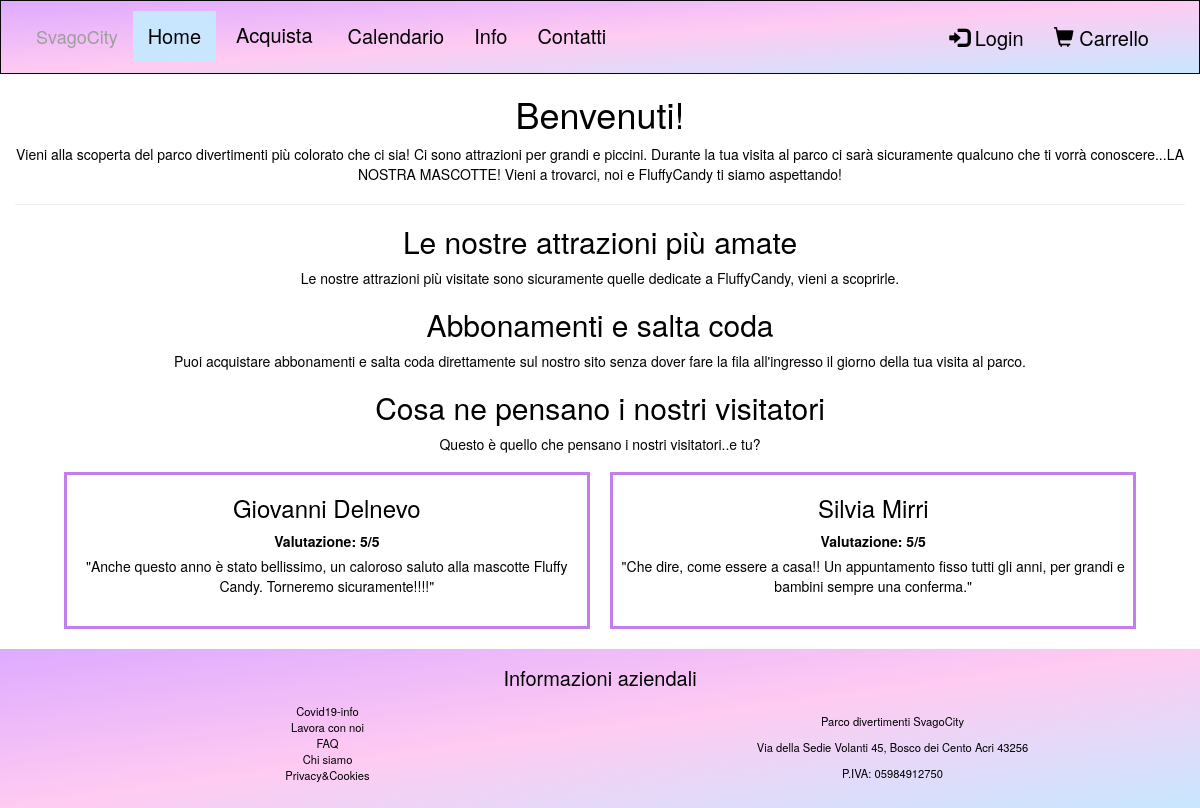
The app's page /home.php with its own data.
### tables this page shows
CREATE TABLE `cliente` (
  `idCliente` int(100) NOT NULL,
  `nomeCliente` varchar(100) NOT NULL,
  `cognomeCliente` varchar(100) NOT NULL,
  `emailCliente` varchar(100) NOT NULL,
  `passwordCliente` varchar(100) NOT NULL,
  `dataNascitaCliente` date NOT NULL,
  `indirizzoCliente` varchar(200) NOT NULL
);

CREATE TABLE `recensione` (
  `idRecensione` int(100) NOT NULL,
  `codiceCliente` int(100) NOT NULL,
  `testoRecensione` varchar(200) NOT NULL,
  `valutazione` int(5) NOT NULL
);

### home.php (called while the page is built, shortened)
<?php
    require_once("bootstrap.php");
    $templateParams["recensione"] = $dbh->getReviews(2);
    $templateParams["nome"] = "page-home.php";
    require 'template/base.php';
?>

### db/database.php (called while the page is built, shortened)
<?php
class DatabaseHelper{
    private $db;
    public function __construct($servername, $username, $password, $dbname, $port){
        $this->db = new mysqli($servername, $username, $password, $dbname, $port);
    }
    public function getReviews($n=-1){
        $query = "SELECT *
         FROM recensione ORDER BY RAND()";
        if($n > 0){
            $query .= " LIMIT ?";
        }
        $stmt = $this->db->prepare($query);
        if($n > 0){
            $stmt->bind_param('i',$n);
        }
        $stmt->execute();
        $result = $stmt->get_result();
        return $result->fetch_all(MYSQLI_ASSOC);
    }
    public function getClientById($idCliente){
        $stmt = $this->db->prepare("SELECT nomeCliente, cognomeCliente
        FROM cliente WHERE idCliente=?");
        $stmt->bind_param('i',$idCliente);
        $stmt->execute();
        $result = $stmt->get_result();
        return $result->fetch_all(MYSQLI_ASSOC);
    }
}
?>

### bootstrap.php (called while the page is built, shortened)
<?php
    require_once("db/database.php");
    $dbh = new DatabaseHelper("localhost", "root", "", "svagocity", 3306);
    require_once("utils/functions.php")
?>

### template/page-home.php (the view)
<div class="container-fluid text-center">
      <div class=" text-center">
        <h1>Benvenuti!</h1>
        <p>Vieni alla scoperta del parco divertimenti più colorato che ci sia! Ci sono attrazioni per grandi e piccini. Durante la tua visita al parco ci sarà sicuramente qualcuno che ti vorrà conoscere...LA NOSTRA MASCOTTE! Vieni a trovarci, noi e FluffyCandy ti siamo aspettando!</p>
        <hr>
        <h2>Le nostre attrazioni più amate</h2>
        <p>Le nostre attrazioni più visitate sono sicuramente quelle dedicate a FluffyCandy, vieni a scoprirle.</p>
        <h2>Abbonamenti e salta coda</h2>
        <p>Puoi acquistare abbonamenti e salta coda direttamente sul nostro sito senza dover fare la fila all'ingresso il giorno della tua visita al parco.</p>
        <h2>Cosa ne pensano i nostri visitatori</h2>
        <p>Questo è quello che pensano i nostri visitatori..e tu?</p>
        <?php foreach($templateParams["recensione"] as $review):
        $idCliente = $review["codiceCliente"];
        $templateParams["cliente"] = $dbh->getClientById($idCliente);
       foreach($templateParams["cliente"] as $cliente):?>
       <div style="border: 3px solid; border-color: #c27feb; margin: 8px; margin-bottom:20px; padding-bottom: 20px; width:45%; display:inline-block;">
       <h3><?php echo $cliente["nomeCliente"]." ".$cliente["cognomeCliente"] ;
        endforeach; ?></h3>
        <article>
            <label>Valutazione: <?php echo $review["valutazione"]; ?>/5</label>
            <p>"<?php echo $review["testoRecensione"];?>"</p>
        </article>
        </div>
        <?php endforeach; ?>
     </div>
 </div>

### css/style.css (style rules this page uses)
* { color:black; }

### records on screen
recensione: valutazione "5", testoRecensione "Anche questo anno è stato bellissimo, un caloroso saluto alla mascotte Fluffy Candy. Torneremo sicuramente!!!!"
cliente: nomeCliente "Giovanni", cognomeCliente "Delnevo"
recensione: valutazione "5", testoRecensione "Che dire, come essere a casa!! Un appuntamento fisso tutti gli anni, per grandi e bambini sempre una conferma."
cliente: nomeCliente "Silvia", cognomeCliente "Mirri"
